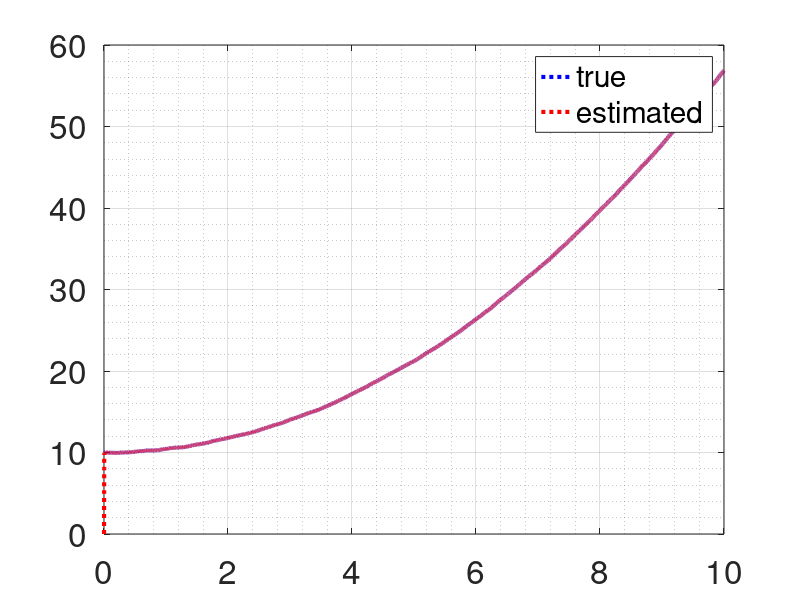

Reproduce this figure in MATLAB.
% This is an example of Kalman Filter application for sensor fusion
% between acceleretion data (accelerometer) and position data (GPS)

clear;
clc;

load acceleration.txt;
acceleration = acceleration/10;

dt = 0.001;

% system description
F = [1 dt; 0 1];
G = [0.5*dt^2;dt];
H = [1 0];

% error covariance matrix
Q = 0.01*eye(2);
R = 0.01;

% initial data
x    = [10;0];
xhat = [0;0];
Pplus = 0*eye(2);

% for plotting
xArray    = [];
xhatArray = [];

for i=1:length(acceleration(:,2))
    
    xArray    = [xArray x];
    xhatArray = [xhatArray xhat];
    
    u = acceleration(i,2);
    
    x = F*x + G*u + sqrt(Q*dt)*[randn;randn];
    y = H*x + sqrt(R*dt)*randn;               % one position sensor
    
    % Prediction
    xmin  = F*xhat + G*u;
    Pmin  = F*Pplus*F' + Q;
    % Update
    Sigma = inv(H*Pmin*H' + R);
    K     = Pmin*H'*Sigma;
    Pplus = (1-K*H)*Pmin;
    xhat  = xmin + K*(y-H*xmin);
end

plot(dt:dt:length(acceleration(:,2))*dt,xArray(1,:),':b','LineWidth',3)
hold on;
plot(dt:dt:length(acceleration(:,2))*dt,xhatArray(1,:),':r','LineWidth',3)
legend('true','estimated')
set(gca,'FontSize',24)
grid on;
grid minor;